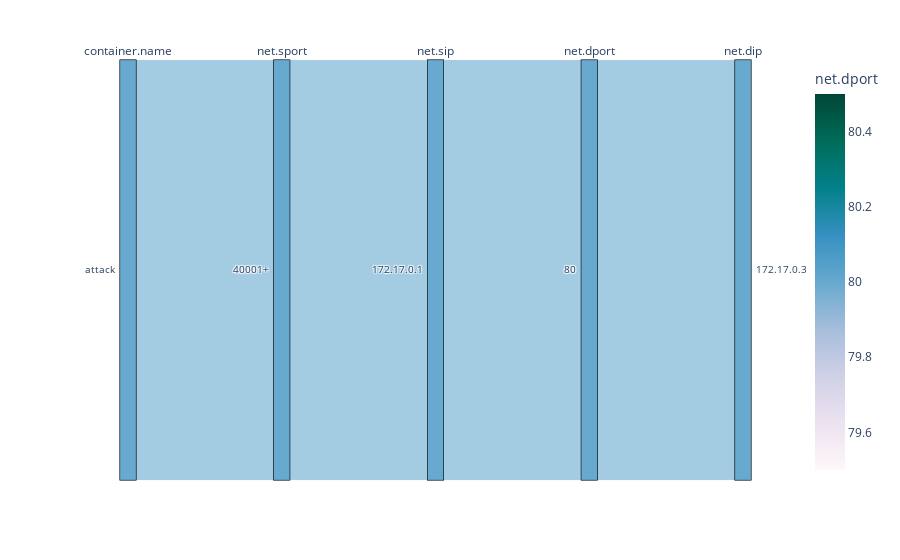

The code cell stored with this chart in its notebook:
### Code cell
nf.show()

### Figure 1 — Plotly figure (JSON) as saved in the notebook; plotly's stock layout.template omitted (floating-point values rounded to 4 significant figures)
{"data": [{"dimensions": [{"label": "container.name", "values": ["attack"]}, {"label": "net.sport", "values": ["40001+"]}, {"label": "net.sip", "values": ["172.17.0.1"]}, {"label": "net.dport", "values": [80]}, {"label": "net.dip", "values": ["172.17.0.3"]}], "domain": {"x": [0, 1], "y": [0, 1]}, "line": {"color": [80], "coloraxis": "coloraxis"}, "name": "", "type": "parcats"}], "layout": {"autosize": true, "coloraxis": {"colorbar": {"title": {"text": "net.dport"}}, "colorscale": [[0, "rgb(255,247,251)"], [0.125, "rgb(236,226,240)"], [0.25, "rgb(208,209,230)"], [0.375, "rgb(166,189,219)"], [0.5, "rgb(103,169,207)"], [0.625, "rgb(54,144,192)"], [0.75, "rgb(2,129,138)"], [0.875, "rgb(1,108,89)"], [1, "rgb(1,70,54)"]]}, "legend": {"tracegroupgap": 0}, "margin": {"t": 60}}}
